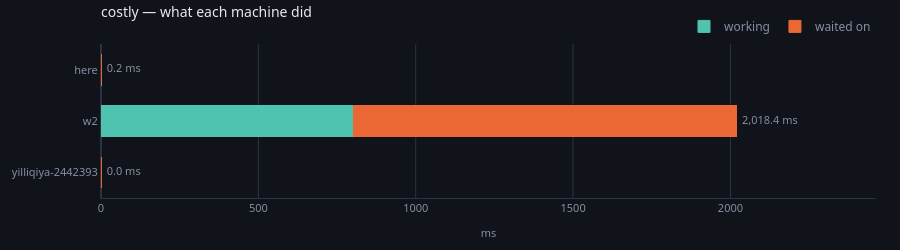

Notebook source saved alongside this figure:
### Markdown cell above
A sliver of teal against a wall of orange. Everything that node did could
have been done here in the time it took to ask.

Now the same shape with a slice that is worth the trip.

### Code cell
costly = Graph.somatize(Cheap().named("a") >> Costly().named("b").at("w2"))
watching = Recorder(store, run="costly")
for _ in range(4):
    costly.forward(0, broker=later, watching=watching)

machines(store, run="costly")

### Figure 1 — Plotly figure (JSON) as saved in the notebook; plotly's stock layout.template omitted (floating-point values rounded to 4 significant figures)
{"data": [{"customdata": [[0, 0, "—", "38% busy of 20 · 63% memory · up 5s"], [4, 4, "b", "38% busy of 20 · 63% memory · up 1s"], [0, 4, "a", "said nothing about itself"]], "hovertemplate": "<b>%{y}</b> — working<br>%{x:.1f} ms<br>%{customdata[0]} slices, %{customdata[1]} runs<br>%{customdata[2]}<br>%{customdata[3]}<extra></extra>", "marker": {"color": "#4fc3b0", "line": {"color": "#4fc3b0", "width": 1.0}}, "name": "working", "orientation": "h", "type": "bar", "x": [0.0, 800.8, 0.154], "y": ["yilliqiya-2442393", "w2", "here"]}, {"customdata": [[0, 0, "—", "38% busy of 20 · 63% memory · up 5s"], [4, 4, "b", "38% busy of 20 · 63% memory · up 1s"], [0, 4, "a", "said nothing about itself"]], "hovertemplate": "<b>%{y}</b> — waited on<br>%{x:.1f} ms<br>%{customdata[0]} slices, %{customdata[1]} runs<br>%{customdata[2]}<br>%{customdata[3]}<extra></extra>", "marker": {"color": "#eb6834", "line": {"color": "#eb6834", "width": 1.0}}, "name": "waited on", "orientation": "h", "type": "bar", "x": [0.0, 1218.0, 0.0], "y": ["yilliqiya-2442393", "w2", "here"]}, {"cliponaxis": false, "hoverinfo": "skip", "mode": "text", "showlegend": false, "text": ["  0.0 ms", "  2,018.4 ms", "  0.2 ms"], "textfont": {"color": "#868ea3", "size": 11}, "textposition": "middle right", "type": "scatter", "x": [0.0, 2018.0, 0.154], "y": ["yilliqiya-2442393", "w2", "here"]}], "layout": {"bargap": 0.4, "barmode": "stack", "font": {"color": "#e7e9ef", "family": "system-ui, -apple-system, Segoe UI, Roboto, sans-serif", "size": 12}, "height": 250, "hoverlabel": {"align": "left", "bgcolor": "#1a1e28", "bordercolor": "#2c3242", "font": {"color": "#e7e9ef", "family": "system-ui, -apple-system, Segoe UI, Roboto, sans-serif"}}, "legend": {"bgcolor": "rgba(0,0,0,0)", "font": {"color": "#868ea3"}, "orientation": "h", "traceorder": "normal", "x": 1, "xanchor": "right", "y": 1.02, "yanchor": "bottom"}, "margin": {"b": 44, "l": 56, "r": 24, "t": 44}, "paper_bgcolor": "#101319", "plot_bgcolor": "#101319", "title": {"font": {"size": 14}, "text": "costly — what each machine did", "x": 0, "xanchor": "left", "xref": "paper", "y": 0.97, "yanchor": "top"}, "xaxis": {"gridcolor": "#2c3242", "linecolor": "#2c3242", "range": [0, 2462.0], "tickfont": {"color": "#868ea3", "size": 11}, "title": {"font": {"color": "#868ea3", "size": 11}, "text": "ms"}, "zerolinecolor": "#2c3242"}, "yaxis": {"automargin": true, "gridcolor": "#2c3242", "linecolor": "#2c3242", "showgrid": false, "tickfont": {"color": "#868ea3", "size": 11}, "title": {"font": {"color": "#868ea3", "size": 11}}, "zerolinecolor": "#2c3242"}}}
